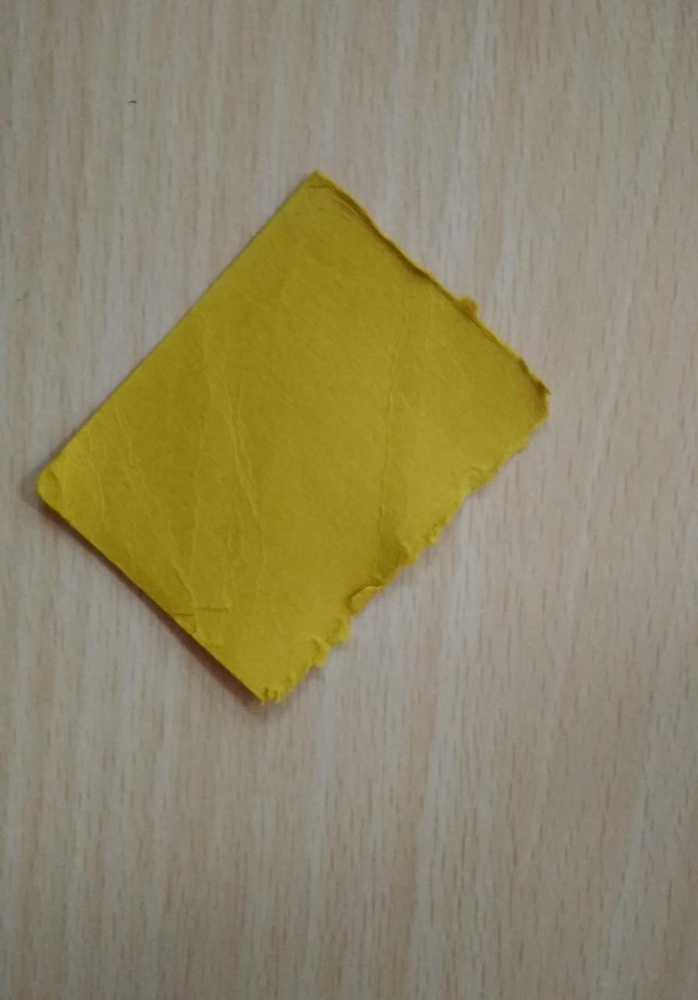
#> input picture Programs/Images/sample_02.jpeg, 698 x 1000 px, shrunk from 894 x 1280 before the run, found by its file name
$ python order_coordinates.py   (older library calls are emulated)
#> lines starting #> are read from the running program, lines starting #| are printed output that depends on the picture; after the words box and inside, x2 and y2 are one past the last pixel; in counts of white or black regions, pixels touching at a corner belong together
# USAGE
# python order_coordinates.py

# import the necessary packages
from __future__ import print_function
from imutils import perspective
from imutils import contours
import numpy as np
import argparse
import imutils
import cv2

def order_points_old(pts):
    # initialize a list of coordinates that will be ordered
    # such that the first entry in the list is the top-left,
    # the second entry is the top-right, the third is the
    # bottom-right, and the fourth is the bottom-left
    rect = np.zeros((4, 2), dtype="float32")

    # the top-left point will have the smallest sum, whereas
    # the bottom-right point will have the largest sum
    s = pts.sum(axis=1)
    rect[0] = pts[np.argmin(s)]
    rect[2] = pts[np.argmax(s)]

    # now, compute the difference between the points, the
    # top-right point will have the smallest difference,
    # whereas the bottom-left will have the largest difference
    diff = np.diff(pts, axis=1)
    rect[1] = pts[np.argmin(diff)]
    rect[3] = pts[np.argmax(diff)]

    # return the ordered coordinates
    return rect

# construct the argument parse and parse the arguments
ap = argparse.ArgumentParser()
ap.add_argument("-n", "--new", type=int, default=-1,
	help="whether or not the new order points should should be used")
args = vars(ap.parse_args())

# load our input image, convert it to grayscale, and blur it slightly
image = cv2.imread("Images\sample_02.jpeg")
#> image is the input picture: shape (1000, 698, 3); mean B, G, R 104.2, 135.2, 143.9
gray = cv2.cvtColor(image, cv2.COLOR_BGR2GRAY)
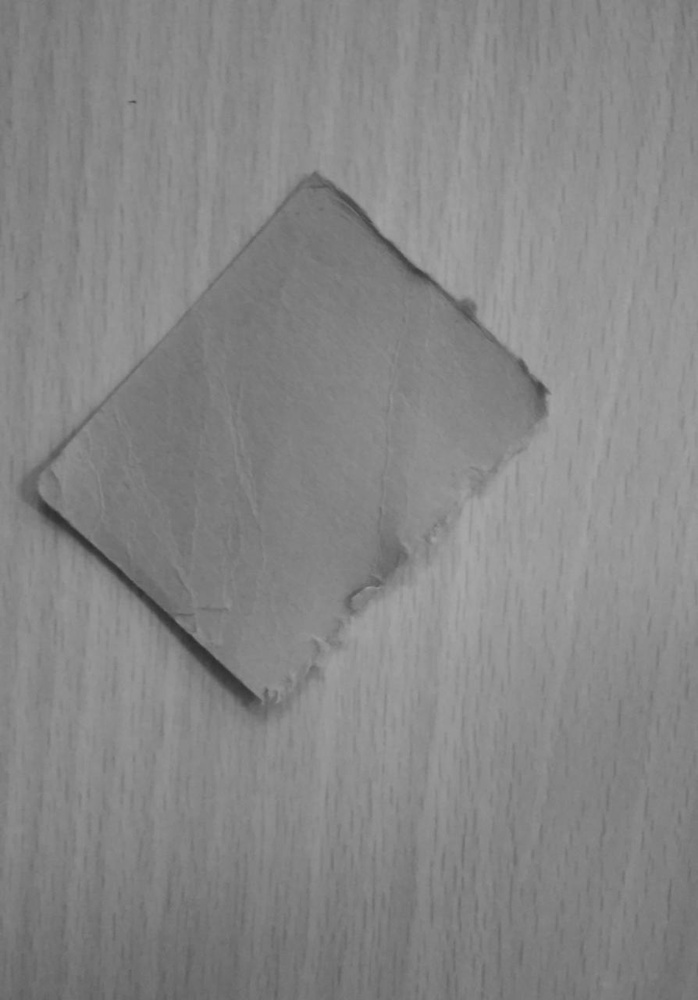
#> gray: shape (1000, 698); min 46, max 169, mean 134.3
gray = cv2.GaussianBlur(gray, (7, 7), 0)

# perform edge detection, then perform a dilation + erosion to
# close gaps in between object edges
edged = cv2.Canny(gray, 50, 100)
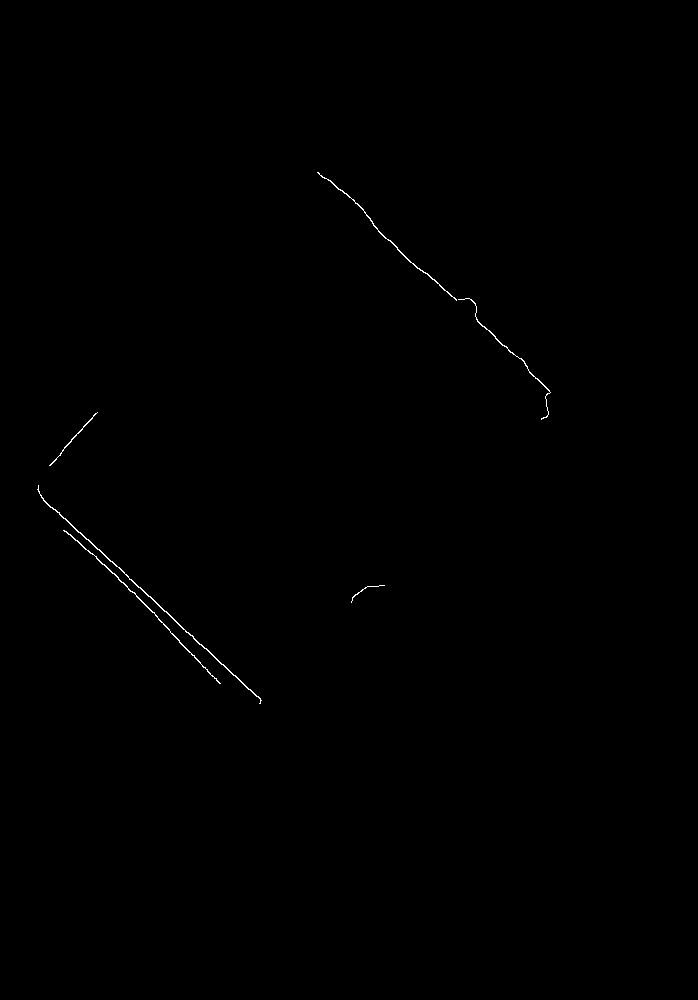
#> edged: shape (1000, 698); 0.19% white in thin lines or dots, all inside (x1, y1, x2, y2) = (37, 172, 551, 704)
edged = cv2.dilate(edged, None, iterations=1)
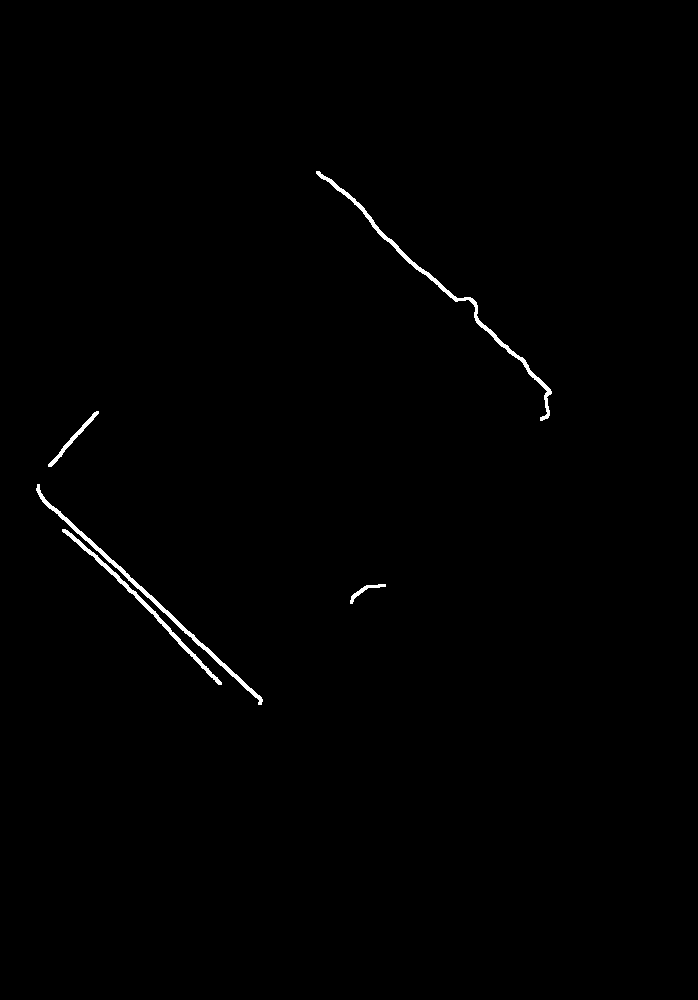
#> edged: shape (1000, 698); 0.6% white; 5 white regions, box (x1, y1, x2, y2) and area: (316, 171, 552, 421) 1474, (36, 484, 263, 705) 1333, (62, 529, 222, 685) 923, (48, 411, 99, 467) 303, (350, 584, 386, 604) 154
edged = cv2.erode(edged, None, iterations=1)

# find contours in the edge map
cnts = cv2.findContours(edged.copy(), cv2.RETR_EXTERNAL,
	cv2.CHAIN_APPROX_SIMPLE)
#> cnts = 5 contours, 1 with area under 20; largest, box (x1, y1, x2, y2) and area: (37, 485, 262, 704) 198, (317, 172, 551, 420) 174, (63, 530, 221, 684) 122, (49, 412, 98, 466) 37

cnts = imutils.grab_contours(cnts)

# sort the contours from left-to-right and initialize the bounding box
# point colors
(cnts, _) = contours.sort_contours(cnts)
colors = ((0, 0, 255), (240, 0, 159), (255, 0, 0), (255, 255, 0))

# loop over the contours individually
for (i, c) in enumerate(cnts):
	# if the contour is not sufficiently large, ignore it
	if cv2.contourArea(c) < 100:
		continue

	# compute the rotated bounding box of the contour, then
	# draw the contours
	box = cv2.minAreaRect(c)
	box = cv2.cv.BoxPoints(box) if imutils.is_cv2() else cv2.boxPoints(box)
	box = np.array(box, dtype="int")
	cv2.drawContours(image, [box], -1, (0, 255, 0), 2)

	# show the original coordinates
	print("Object #{}:".format(i + 1))
	print(box)

	# order the points in the contour such that they appear
	# in top-left, top-right, bottom-right, and bottom-left
	# order, then draw the outline of the rotated bounding
	# box
	rect = order_points_old(box)

	# check to see if the new method should be used for
	# ordering the coordinates
	if args["new"] > 0:
		rect = perspective.order_points(box)

	# show the re-ordered coordinates
	print(rect.astype("int"))
	print("")

	# loop over the original points and draw them
	for ((x, y), color) in zip(rect, colors):
		cv2.circle(image, (int(x), int(y)), 5, color, -1)

	# draw the object num at the top-left corner
	cv2.putText(image, "Object #{}".format(i + 1),
		(int(rect[0][0] - 15), int(rect[0][1] - 15)),
		cv2.FONT_HERSHEY_SIMPLEX, 0.55, (255, 255, 255), 2)

	# show the image
	cv2.imshow("Image", image)
	cv2.waitKey(0)
#> this loop made 5 passes
#> (box, s in order_points_old, diff in order_points_old) on passes 1, 3, 4: ([[257, 705], [32, 490], [38, 484], [262, 700]], [962, 522, 522, 962], [448, 458, 446, 438]), ([[219, 683], [62, 530], [66, 526], [223, 679]], [902, 592, 592, 902], [464, 468, 460, 456]), ([[542, 420], [317, 172], [338, 152], [563, 400]], [962, 489, 490, 963], [-122, -145, -186, -163])
#> (printed output is left out)
#> pass 1, `cv2.imshow("Image", image)`:
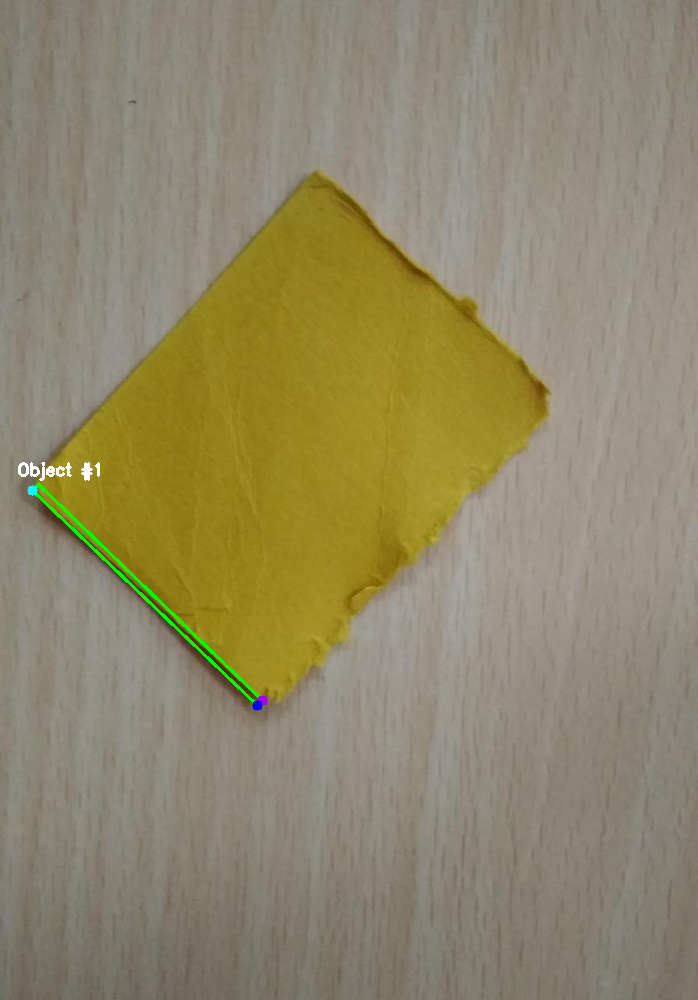
#> window 'Image': shape (1000, 698, 3); mean B, G, R 104.4, 135.8, 143.7
#> after the loop:
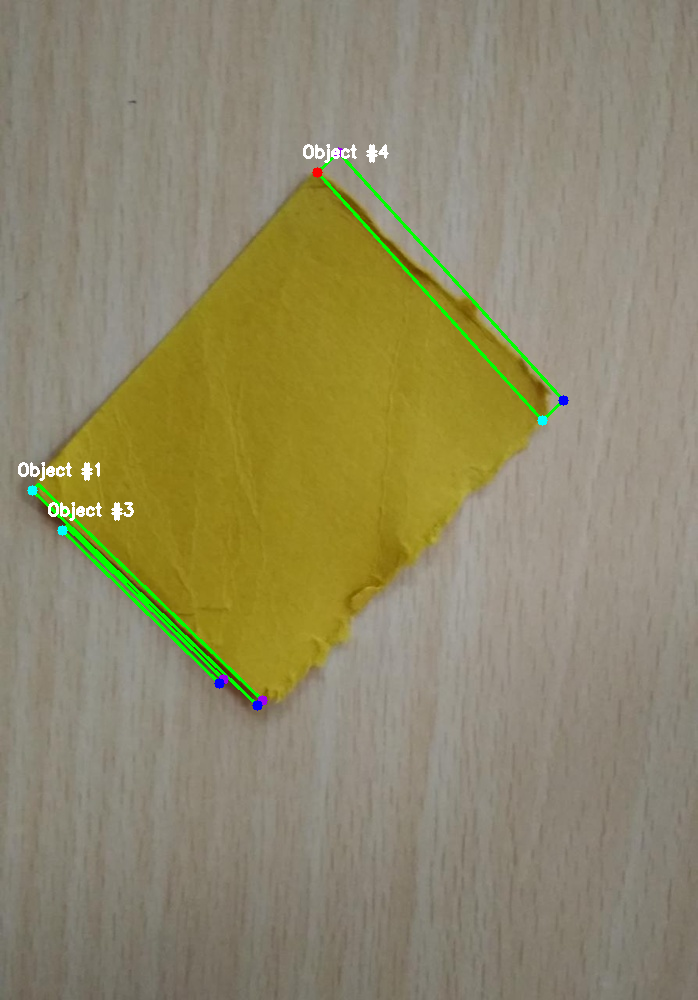
#> image: shape (1000, 698, 3); 1.14% of pixels changed, all inside (x1, y1, x2, y2) = (18, 144, 569, 711)

$ run again, with Programs/Images/sample_03.jpeg copied over Programs/Images/sample_02.jpeg
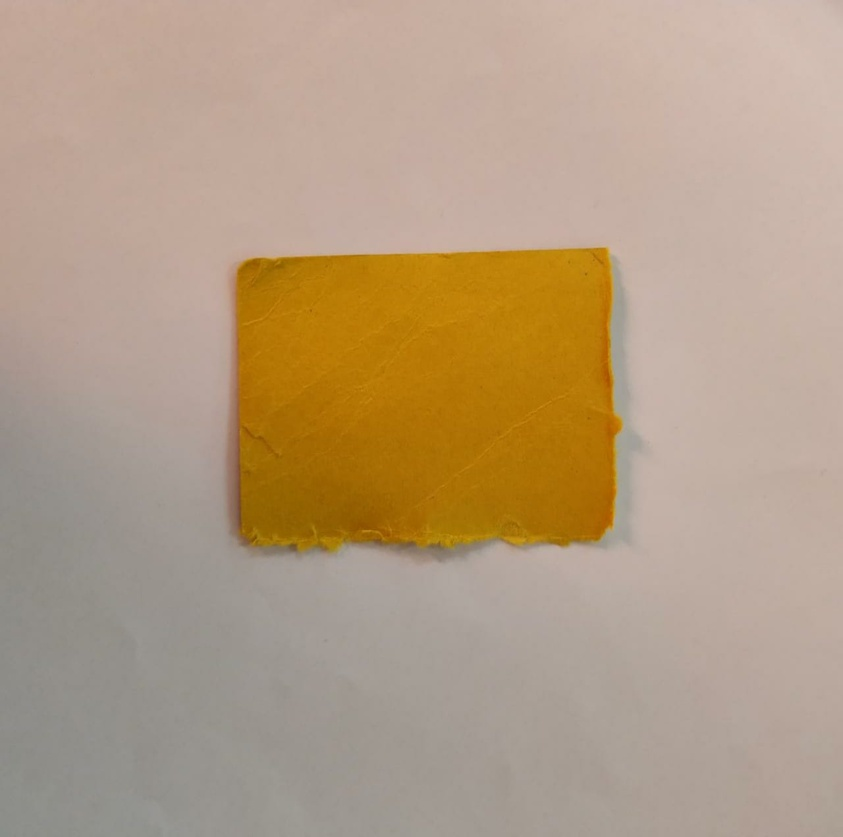
#> input picture Programs/Images/sample_03.jpeg, 843 x 837 px, shrunk from 1280 x 1271 before the run, found by its file name
#> image is the input picture: shape (837, 843, 3); mean B, G, R 131.2, 157, 179.3
#> `edged = cv2.Canny(gray, 50, 100)`:
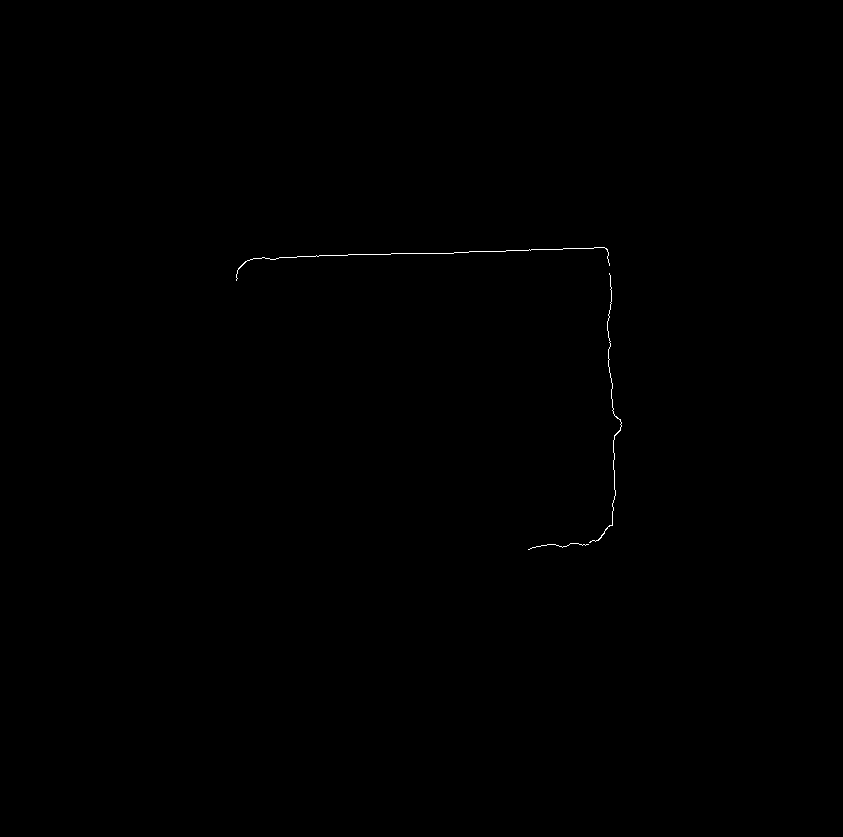
#> edged: shape (837, 843); 0.11% white in thin lines or dots, all inside (x1, y1, x2, y2) = (236, 247, 622, 550)
#> `edged = cv2.dilate(edged, None, iterations=1)`:
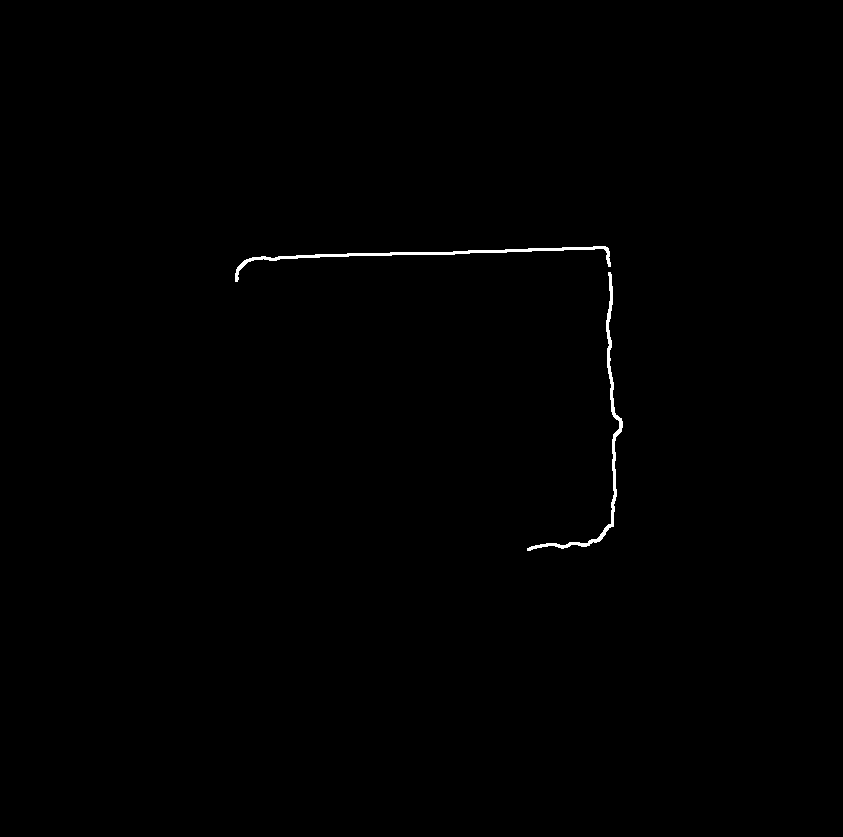
#> edged: shape (837, 843); 0.35% white; 2 white regions, box (x1, y1, x2, y2) and area: (235, 246, 611, 282) 1282, (527, 272, 623, 551) 1219
#> cnts = 3 contours, 2 with area under 20; largest, box (x1, y1, x2, y2) and area: (589, 273, 622, 543) 40
#> the loop `for (i, c) in enumerate(cnts):` made 3 passes
